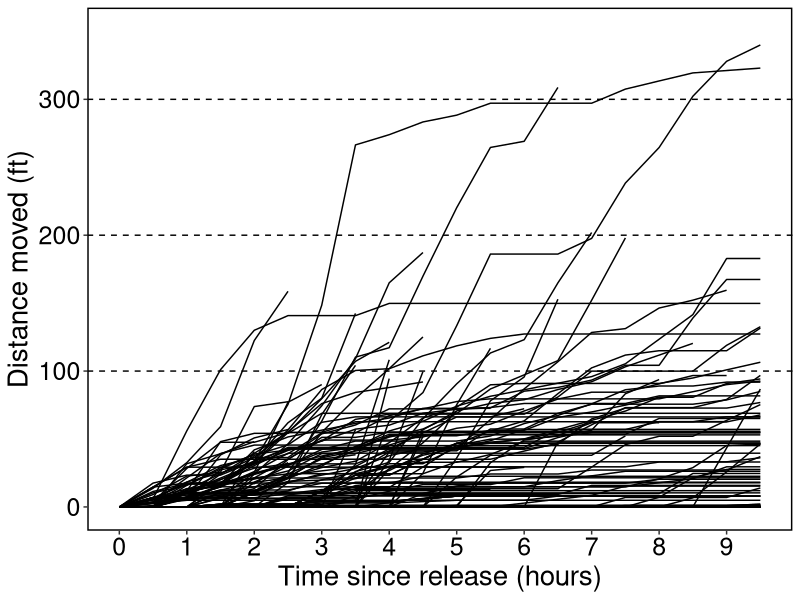

R code for this plot: (Note: this script raises an error after producing the figure.)
#import data
dat2017 <- read.csv("data/cleaned_data_2017.csv", na="NA")
dat2016 <- read.csv("data/cleaned_data_2016.csv", na="NA")
dat2016 <- dat2016[!is.na(dat2016$treat_id),]
dat2016 <- dat2016[!is.na(dat2016$dist_sum),]

#subset data


#load libraries

library(ggplot2)
library(cowplot)

par(mfrow=c(2,1))
#create plot
ggplot(dat2017, aes(x=release_time, y=dist_sum, colour=treat_id, group=qbtag))+
  geom_line()+
  theme(panel.background=element_rect(fill=NA), panel.border = element_rect(colour = "black", fill=NA, size=1),
        legend.position="none", axis.text = element_text(size=18, colour="black"), axis.title=element_text(size=20)) +
  #facet_grid(treat_id~treat_fed) + 
  geom_hline(yintercept=c(100, 200, 300), linetype = "dashed") +
  #ggtitle("2017") + 
  labs(x="Time since release (hours)", y="Distance moved (ft)") +
  scale_color_manual(values=c("black", "black")) + 
  scale_y_continuous(breaks = seq(0, 300, 100), labels = c("0", "100", "200", "300"), limits=c(0,350)) +
  scale_x_continuous(breaks = seq(0, 600, 60), labels=c("0", "1", "2", "3", "4", "5", "6", "7", "8", "9", "10"))

#ggplot(dat2017, aes(x=release_time, y=dist_sum, colour=treat_fed, group=qbtag))+geom_line()+
  theme(panel.background=element_rect(fill=NA), panel.border = element_rect(colour = "black", fill=NA, size=1)) +
  facet_grid(treat_fed~.) + geom_hline(yintercept=c(100, 200, 300), linetype = "dashed")+ ggtitle("Distance Moved Over Time 2017")

ggplot(dat2016, aes(x=release_time, y=dist_sum, colour=treat_id, group=qbtag))+
  geom_line()+
  theme(panel.background=element_rect(fill=NA), panel.border = element_rect(colour = "black", fill=NA, size=1),
        legend.position="none", axis.text = element_text(size=18, colour="black"), axis.title=element_text(size=20, colour="black")) +
  geom_hline(yintercept=c(100, 200, 300), linetype = "dashed") +
  #ggtitle("2016") +
  labs(x="Time Since Release (hours)", y="Distance Moved (ft)") +
  scale_color_manual(values=c("black", "black")) + 
  scale_y_continuous(breaks = seq(0, 300, 100), labels = c("0", "100", "200", "300"), limits=c(0, 350)) +
  scale_x_continuous(breaks = seq(0, 600, 60), labels=c("0", "1", "2", "3", "4", "5", "6", "7", "8", "9", "10"))

#' These graphs are useful to see how quickly the larvae move certain distances. It doesn't show anything I haven't
#' found so far, although it does kind of show it wouldn't take much longer than 10 hours for a lot of these larvae
#' to move further than 100 feet.  


#' Plot for publication

tiff(filename = "figures/cumdist.tiff", width = 3.2, height = 5, units = "in", type = "cairo", res = 600)

p1 <- ggplot(dat2017, aes(x=release_time, y=dist_sum, colour=treat_id, group=qbtag))+
  geom_line(size = 0.25, position = "jitter")+
  theme(panel.background=element_rect(fill=NA), panel.border = element_rect(colour = "black", fill=NA, size=1),
        legend.position="none", axis.text = element_text(size=10, colour="black"), axis.title=element_text(size=12)) +
  #facet_grid(treat_id~treat_fed) + 
  geom_hline(yintercept=c(100, 200, 300), linetype = "dashed") +
  #ggtitle("2017") + 
  labs(x="Time since release (hours)", y="Distance moved (ft)") +
  scale_color_manual(values=c("black", "black")) + 
  scale_y_continuous(breaks = seq(0, 300, 100), labels = c("0", "100", "200", "300"), limits=c(0,350)) +
  scale_x_continuous(breaks = seq(0, 600, 60), labels=c("0", "1", "2", "3", "4", "5", "6", "7", "8", "9", "10")) 
#ggsave(file="figures/cumdist2017.tiff", units="in", heigh=8, width=8, dpi=600) #save plot for poster

p2 <-ggplot(dat2016, aes(x=release_time, y=dist_sum, colour=treat_id, group=qbtag))+
  geom_line(size = 0.25, position = "jitter")+
  theme(panel.background=element_rect(fill=NA), panel.border = element_rect(colour = "black", fill=NA, size=1),
        legend.position="none", axis.text = element_text(size=10, colour="black"), axis.title=element_text(size=12, colour="black")) +
  geom_hline(yintercept=c(100, 200, 300), linetype = "dashed") +
  #ggtitle("2016") +
  labs(x="Time Since release (hours)", y="Distance moved (ft)") +
  scale_color_manual(values=c("black", "black")) + 
  scale_y_continuous(breaks = seq(0, 300, 100), labels = c("0", "100", "200", "300"), limits=c(0, 350)) +
  scale_x_continuous(breaks = seq(0, 600, 60), labels=c("0", "1", "2", "3", "4", "5", "6", "7", "8", "9", "10"))
#ggsave(file="figures/cumdist2016.tiff", units="in", heigh=8, width=8, dpi=600) #save plot for poster

plot_grid(p2, p1, ncol= 1, align="v", labels="AUTO")
ggsave(file = "figures/cumdist.tiff", units = "in", height = 5, width = 3.2, dpi = 1200)
dev.off()


#' Spun with ezspin("scripts/cumulative_distance_moved_plots.R", out_dir="spin_output", fig_dir="figures", keep_md=F)
#' 